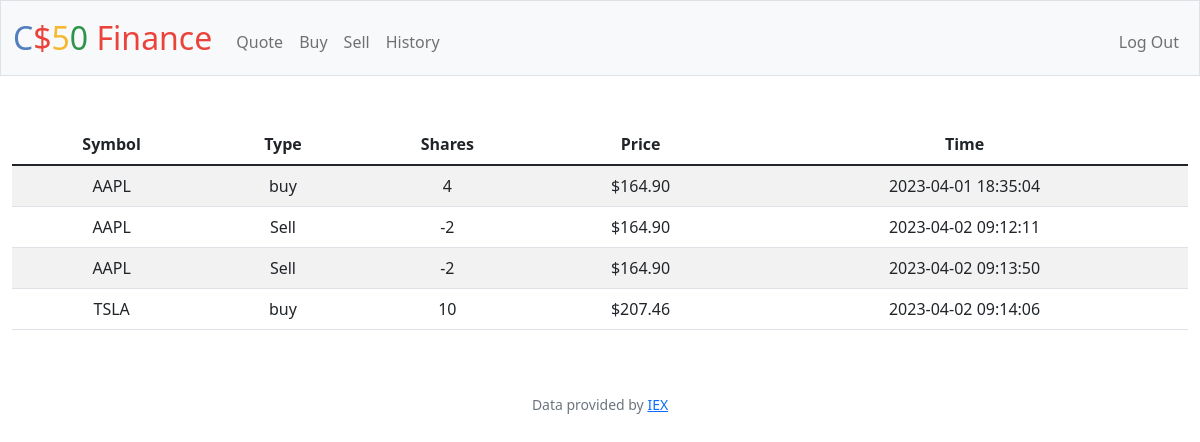
Screenshot of /history (signed in) with the database file from the repository.
### tables this page shows
CREATE TABLE transactions (
    id INTEGER PRIMARY KEY AUTOINCREMENT,
    user_id INTEGER NOT NULL,
    name TEXT NOT NULL,
    shares INTEGER NOT NULL,
    price NUMERIC NOT NULL,
    type TEXT NOT NULL,
    symbol TEXT NOT NULL,
    time TIMESTAMP DEFAULT CURRENT_TIMESTAMP,
    FOREIGN KEY(user_id) REFERENCES users(id)
);

### app.py (the view)
@app.route("/history")
@login_required
def history():
    user_id = session["user_id"]
    transactions = db.execute("SELECT type, symbol, price, shares, time FROM transactions WHERE user_id = ?", user_id)
    return render_template("history.html", transactions=transactions, usd=usd)

### app.py (called while the page is built)
@app.after_request
def after_request(response):
    response.headers["Cache-Control"] = "no-cache, no-store, must-revalidate"
    response.headers["Expires"] = 0
    response.headers["Pragma"] = "no-cache"
    return response

### helpers.py (called while the page is built)
def login_required(f):
    @wraps(f)
    def decorated_function(*args, **kwargs):
        if session.get("user_id") is None:
            return redirect("/login")
        return f(*args, **kwargs)
    return decorated_function

def usd(value):
    return f"${value:,.2f}"

### templates/history.html (shortened to what this page needs)
{% extends "layout.html" %}
{% block main %}
<table class= "table table-striped">
    <thead>
        <th>Symbol</th>
        <th>Type</th>
        <th>Shares</th>
        <th>Price</th>
        <th>Time</th>
    </thead>
    <tbody>
        {% for transaction in transactions %}
        <tr>
            <td> {{ transaction["symbol"].upper() }}</td>
            <td> {{ transaction["type"] }}</td>
            <td> {{ transaction["shares"] }}</td>
            <td> {{ usd(transaction["price"]) }}</td>
            <td> {{ transaction["time"] }}</td>
        </tr>
        {% endfor %}
    </tbody>
</table>
{% endblock %}

### rows the page displays
transactions: price "$164.90"
transactions: price "$164.90"
transactions: price "$164.90"
transactions: price "$207.46"
